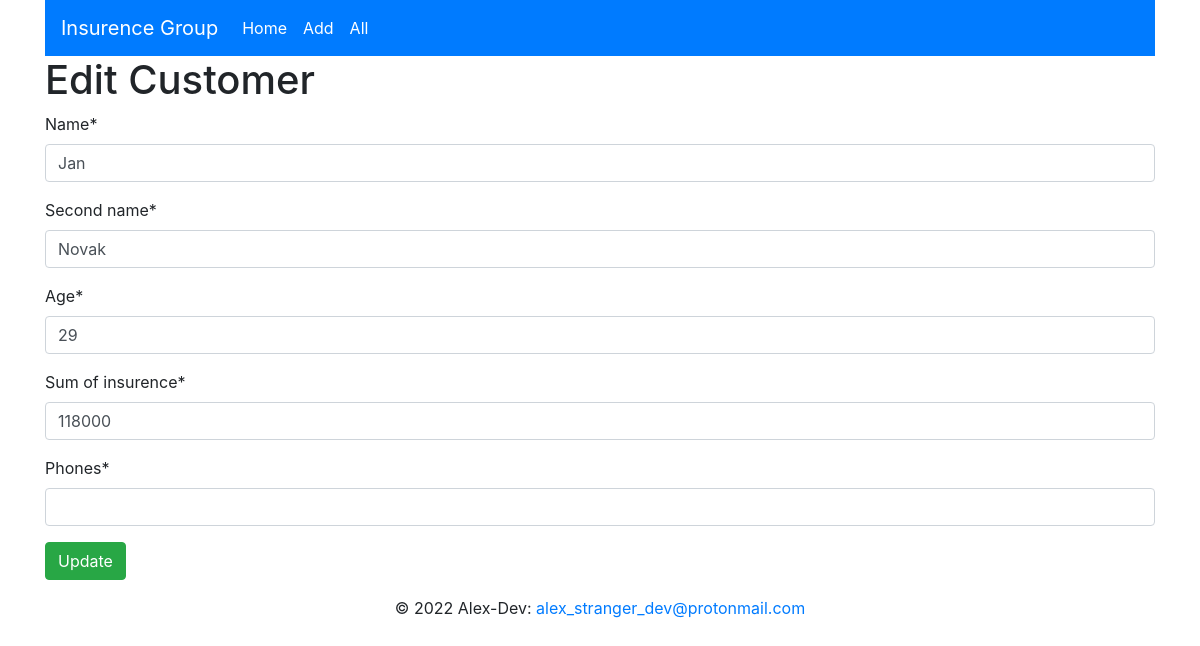
Page /edit/10 on the committed database.
### client1/models.py (models this page shows, shortened)
class Persone(models.Model):
    name = models.CharField("Name", max_length=30, blank=False)
    second_name = models.CharField("Second name", max_length=35, blank=False, default=str)
    age = models.IntegerField("Age", default=0)
    sum_of_insurence = models.IntegerField("Sum of insurence", default=0)

### client1/views.py (the view, shortened to what this page needs)
# urls.py: path('edit/<int:pk>',EditFormView.as_view(), name='edit' ),
class EditFormView(UpdateView):
    template_name="../templates/edit_persone.html"
    form_class = CreatePersoneForm
    model = Persone
    success_url = reverse_lazy('home')

### client1/forms.py
class CreatePersoneForm(forms.ModelForm):
    phones = forms.CharField(widget=forms.TextInput())
    name = forms.CharField(widget=forms.TextInput())
    second_name = forms.CharField(widget=forms.TextInput())
    age = forms.IntegerField(widget=forms.TextInput())
    sum_of_insurence = forms.IntegerField(widget=forms.TextInput())
    class Meta:
        model = Persone
        fields = [
            'name',
            'second_name',
            'age',
            'sum_of_insurence',
            'phones'
        ]

### templates/edit_persone.html (shortened to what this page needs)
{% load crispy_forms_tags %}
<!DOCTYPE html>
<html lang="en">
<head>
    <link rel="stylesheet" href="https://cdn.jsdelivr.net/npm/bootstrap@4.5.3/dist/css/bootstrap.min.css">
</head>
<body>
    <div class="container">
        <nav class="navbar navbar-expand-lg navbar-dark bg-primary ">
            <a class="navbar-brand" href="{% url 'home' %}">Insurence Group</a>
            <div class="navbar-collapse" id="navbarText">
                <ul class="navbar-nav mr-auto">
                    <li class="nav-item active">
                        <a class="nav-link" href="{% url 'home' %}">Home <span class="sr-only">(current)</span></a>
                    </li>
                    <li class="nav-item active">
                        <a class="nav-link" href="{% url 'home' %}">Add <span class="sr-only">(current)</span></a>
                    </li>
                    <li class="nav-item active">
                        <a class="nav-link" href="{% url 'home' %}">All <span class="sr-only">(current)</span></a>
                    </li>
                </ul>
            </div>
        </nav>
        <h1>Edit Customer</h1>
        <form action="" method="post">
            {{ form|crispy }}
            <button type="submit" class="btn btn-success">Update</button>
        </form>
    </div>
    <footer class="page-footer font-small blue" >
        <div class="footer-copyright text-center py-3">© 2022 Alex-Dev:
            <a href="mailto:alex_stranger_dev@protonmail.com" class = "link">alex_stranger_dev@protonmail.com</a>
        </div>
    </footer>
</body>
</html>

### rows in the picture
Persone: name "Jan", second_name "Novak", age "29", sum_of_insurence "118000"
